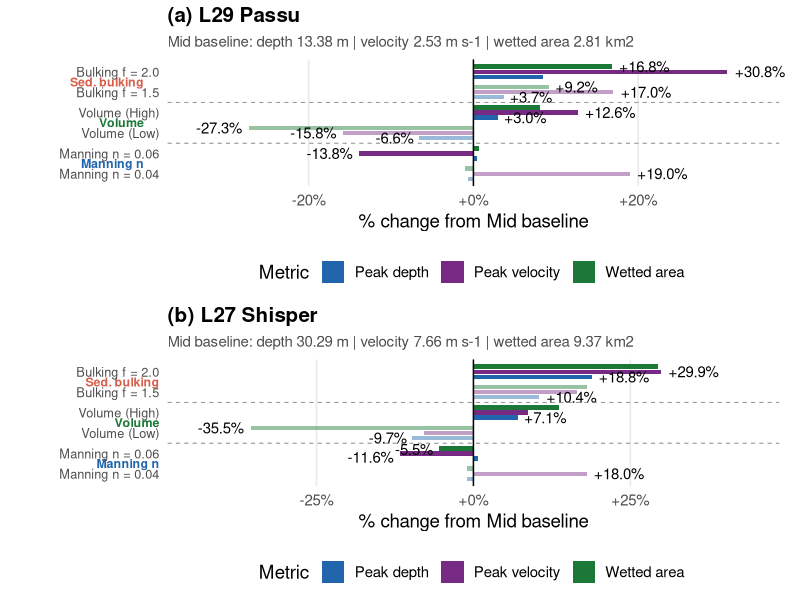
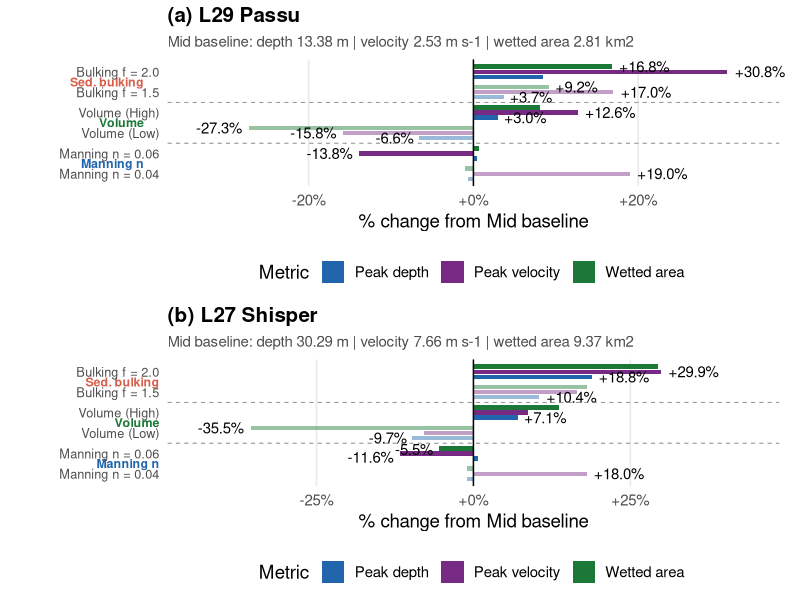

The R source for these figures, in order:
# Sensitivity chart

setwd("C:/Users/sadaf/Documents/PPR3")
library(ggplot2)
library(dplyr)
library(tidyr)
library(readr)
library(cowplot)
OUT_DIR   <- "C:/Users/sadaf/Documents/PPR3/figures"
FIG_W     <- 22.0
FIG_H     <- 26.0
FIG_DPI   <- 800
BASE_SIZE <- 9
ver <- read_csv("data/processed/ALL_simulation_results_VERIFIED.csv",
                show_col_types = FALSE) %>%
  mutate(scenario = recode(scenario,
    "Mid_b15" = "Mid_bulk1.5",
    "Mid_b20" = "Mid_bulk2.0"))
combined <- read_csv("data/processed/all_simulations_combined_v2.csv",
                     show_col_types = FALSE) %>%
  mutate(scenario = recode(scenario,
    "Mid_bulk15" = "Mid_bulk1.5",
    "Mid_bulk20" = "Mid_bulk2.0",
    "Mid_b15"    = "Mid_bulk1.5",
    "Mid_b20"    = "Mid_bulk2.0")) %>%
  select(-any_of(c("peak_depth_m",
                   "wetted_area_km2",
                   "peak_velocity_p95",
                   "peak_velocity_max")))
sim <- combined %>%
  left_join(
    ver %>% select(lake, scenario, peak_depth_m, peak_vel_p95,
                   peak_vel_max, wetted_area_km2),
    by = c("lake", "scenario")
  )
cat("sim columns:", paste(names(sim), collapse = ", "), "\n")
cat("peak_depth_m NAs:", sum(is.na(sim$peak_depth_m)), "\n")
cat("peak_vel_p95 NAs:", sum(is.na(sim$peak_vel_p95)), "\n\n")
d29 <- sim %>% filter(lake == "L29")
d27 <- sim %>% filter(lake == "L27")
# ── 2. Compute percent change from Mid baseline ─────────────
compute_tornado <- function(df, lake_label) {
  mid       <- df %>% filter(scenario == "Mid_baseline")
  mid_depth <- mid$peak_depth_m
  mid_vel   <- mid$peak_vel_p95
  mid_area  <- mid$wetted_area_km2
  scens <- df %>%
    filter(scenario != "Mid_baseline") %>%
    mutate(
      pct_depth = (peak_depth_m - mid_depth) / mid_depth * 100,
      pct_vel   = (peak_vel_p95 - mid_vel) / mid_vel * 100,
      pct_area  = (wetted_area_km2 - mid_area) / mid_area * 100,
      param = case_when(
        scenario == "Low"         ~ "Volume (Low)",
        scenario == "High"        ~ "Volume (High)",
        scenario == "Mid_n04"     ~ "Manning n = 0.04",
        scenario == "Mid_n06"     ~ "Manning n = 0.06",
        scenario == "Mid_bulk1.5" ~ "Bulking f = 1.5",
        scenario == "Mid_bulk2.0" ~ "Bulking f = 2.0"
      )
    )
  long <- scens %>%
    select(param, pct_depth, pct_vel, pct_area) %>%
    pivot_longer(
      cols      = c(pct_depth, pct_vel, pct_area),
      names_to  = "metric",
      values_to = "pct_change"
    ) %>%
    mutate(
      metric = recode(metric,
        pct_depth = "Peak depth",
        pct_vel   = "Peak velocity",
        pct_area  = "Wetted area"
      ),
      lake = lake_label,
      show_label = abs(pct_change) >= 2.0
    )
  return(long)
}
long_l29 <- compute_tornado(d29, "L29 Passu")
long_l27 <- compute_tornado(d27, "L27 Shisper")
# ── 3. Baseline subtitles ───────────────────────────────────
get_mid <- function(df, col) {
  df %>% filter(scenario == "Mid_baseline") %>% pull({{ col }})
}
sub_l29 <- sprintf(
  "Mid baseline: depth %.2f m | velocity %.2f m s-1 | wetted area %.2f km2",
  get_mid(d29, peak_depth_m),
  get_mid(d29, peak_vel_p95),
  get_mid(d29, wetted_area_km2)
)
sub_l27 <- sprintf(
  "Mid baseline: depth %.2f m | velocity %.2f m s-1 | wetted area %.2f km2",
  get_mid(d27, peak_depth_m),
  get_mid(d27, peak_vel_p95),
  get_mid(d27, wetted_area_km2)
)
# ── 4. Factor ordering ──────────────────────────────────────
param_order <- c(
  "Manning n = 0.04",
  "Manning n = 0.06",
  "Volume (Low)",
  "Volume (High)",
  "Bulking f = 1.5",
  "Bulking f = 2.0"
)
metric_order <- c(
  "Peak depth",
  "Peak velocity",
  "Wetted area"
)
long_l29 <- long_l29 %>%
  mutate(
    param = factor(param, levels = param_order),
    metric = factor(metric, levels = metric_order)
  )
long_l27 <- long_l27 %>%
  mutate(
    param = factor(param, levels = param_order),
    metric = factor(metric, levels = metric_order)
  )
# ── 5. Colors ───────────────────────────────────────────────
metric_cols <- c(
  "Peak depth"    = "#2166AC",
  "Peak velocity" = "#762A83",
  "Wetted area"   = "#1B7837"
)

group_of <- function(param) {
  case_when(
    param %in% c("Bulking f = 1.5", "Bulking f = 2.0")   ~ "Sed. bulking",
    param %in% c("Volume (Low)", "Volume (High)")        ~ "Volume",
    param %in% c("Manning n = 0.04", "Manning n = 0.06") ~ "Manning n"
  )
}
shade_of <- function(param) {
  ifelse(param %in% c("Bulking f = 2.0", "Volume (High)", "Manning n = 0.06"),
         "bold", "pastel")
}
group_cols <- c(
  "Sed. bulking" = "#D6604D",
  "Volume"       = "#1B7837",
  "Manning n"    = "#2166AC"
)
group_order <- c("Manning n", "Volume", "Sed. bulking")  # bottom-to-top, matches param_order

for (df_name in c("long_l29", "long_l27")) {
  df <- get(df_name)
  df$group <- factor(group_of(df$param), levels = group_order)
  df$shade <- shade_of(df$param)
  assign(df_name, df)
}

# ── 7. Plot builder ────────────────────────────────────────
build_panel <- function(df, panel_title, subtitle, x_limits) {
  ggplot(df, aes(x = param, y = pct_change, fill = metric, alpha = shade)) +
    geom_col(position = position_dodge(width = 0.75), width = 0.65) +
    geom_text(
      data = df[df$show_label, ],
      aes(label = sprintf("%+.1f%%", pct_change),
          hjust = ifelse(pct_change >= 0, -0.15, 1.15)),
      position = position_dodge(width = 0.75),
      size = BASE_SIZE * 0.42, alpha = 1, color = "black",
      check_overlap = TRUE
    ) +
    geom_hline(yintercept = 0, color = "grey20", linewidth = 0.3) +
    coord_flip(ylim = x_limits, clip = "off") +
    scale_fill_manual(values = metric_cols, name = "Metric") +
    scale_alpha_manual(values = c(bold = 1, pastel = 0.45), guide = "none") +
    scale_y_continuous(labels = function(x) paste0(ifelse(x >= 0, "+", ""), x, "%"),
                        expand = expansion(mult = 0.08)) +
    labs(title = panel_title, subtitle = subtitle,
         x = NULL, y = "% change from Mid baseline") +
    theme_minimal(base_size = BASE_SIZE * 1.5) +
    theme(
      panel.grid.major.y = element_blank(),
      panel.grid.minor   = element_blank(),
      axis.text.y   = element_text(size = rel(0.85)),
      plot.title    = element_text(face = "bold", size = rel(1.1)),
      plot.subtitle = element_text(color = "grey30", size = rel(0.8)),
      legend.position = "bottom",
      plot.margin = margin(t = 5, r = 15, b = 5, l = 45)
    )
}

add_group_separators <- function(p) {
  p + geom_hline(yintercept = 0) +
    annotate("segment", x = 2.5, xend = 2.5, y = -Inf, yend = Inf,
             linetype = "dashed", color = "grey50", linewidth = 0.3) +
    annotate("segment", x = 4.5, xend = 4.5, y = -Inf, yend = Inf,
             linetype = "dashed", color = "grey50", linewidth = 0.3)
}

add_group_labels <- function(p, df, y_min) {
  labs_df <- df %>%
    distinct(param, group) %>%
    mutate(x = as.numeric(factor(param, levels = param_order))) %>%
    group_by(group) %>%
    summarise(x_mid = mean(x), .groups = "drop")
  p +
    geom_text(
      data = labs_df,
      aes(x = x_mid, y = y_min, label = group, color = group),
      inherit.aes = FALSE, fontface = "bold", hjust = 1,
      size = BASE_SIZE * 0.35
    ) +
    scale_color_manual(values = group_cols, guide = "none")
}

p29 <- build_panel(long_l29, "(a) L29 Passu", sub_l29, c(-32, 32))
p29 <- add_group_separators(p29)
p29 <- add_group_labels(p29, long_l29, y_min = -40)

p27 <- build_panel(long_l27, "(b) L27 Shisper", sub_l27, c(-42, 42))
p27 <- add_group_separators(p27)
p27 <- add_group_labels(p27, long_l27, y_min = -50)

p_final <- plot_grid(p29, p27, ncol = 1, align = "v")

# ── 8. Save ────────────────────────────────────────────────
dir.create(OUT_DIR, showWarnings = FALSE)

ggsave(file.path(OUT_DIR, "fig08_v6_tornado.png"), p_final,
       width = FIG_W, height = FIG_H, units = "cm",
       dpi = FIG_DPI, bg = "white")

ggsave(file.path(OUT_DIR, "fig08_v6_tornado.tiff"), p_final,
       width = FIG_W, height = FIG_H, units = "cm",
       dpi = FIG_DPI, bg = "white", compression = "lzw")

cat("Saved: fig08_v6_tornado.png + .tiff\n")
